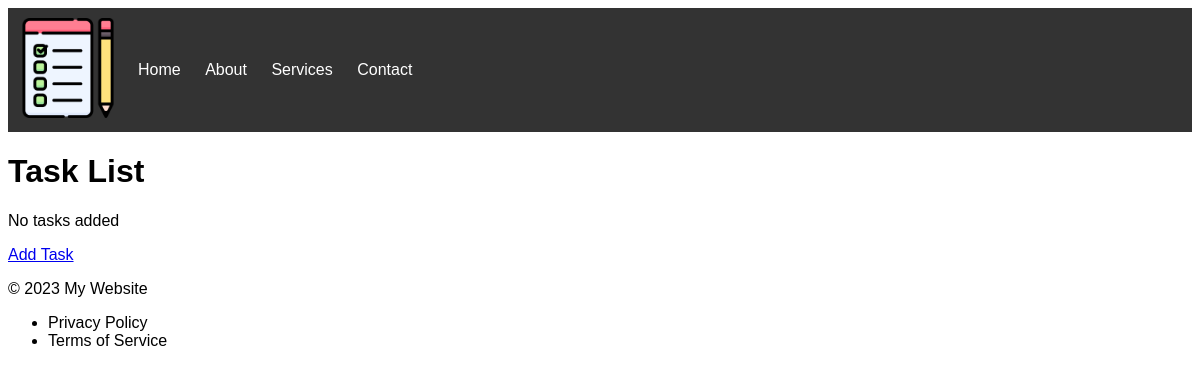
The app's page /, older data.
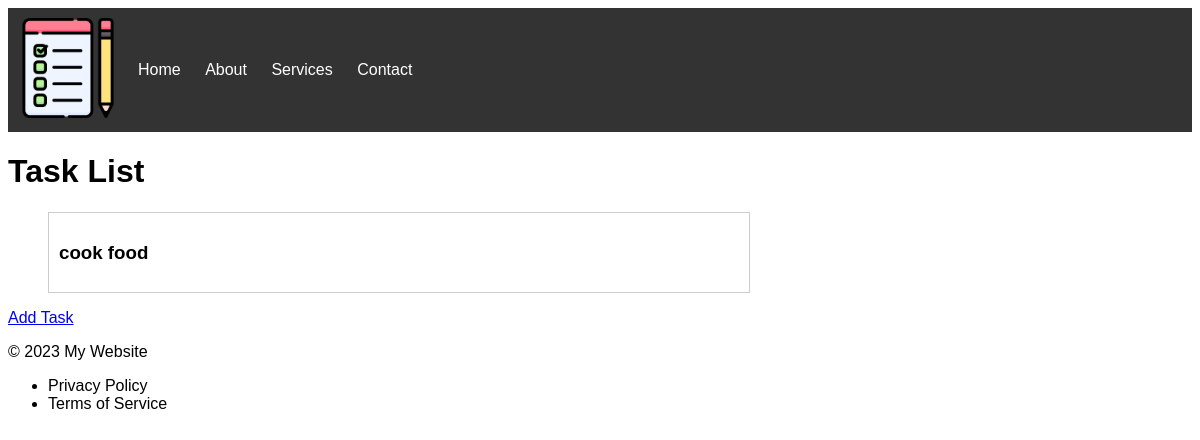
The same page, newer data.
### taskmanager/models.py (models this page shows, shortened)
class Task(models.Model):
    title = models.CharField(max_length=200)
    description = models.TextField(blank=True)
    created_at = models.DateTimeField(auto_now_add=True)

### taskmanager/views.py (the view)
# urls.py: path('', views.task_list, name='task_list'),
def task_list(request):
    tasks = Task.objects.all()
    return render(request, 'task_list.html', {'tasks': tasks})

### taskmanager/templates/task_list.html (shortened to what this page needs)
{% extends 'base.html' %}
{% block content %}
    <h1>Task List</h1>
    <div id="main">
        {% if tasks %}
        <ul>
            {% for task in tasks %}
            <div class="task-item">
                <div class="task-content">
                    <h3>{{ task.title }}</h3>
                </div>
            </div>
            {% endfor %}
        </ul>
        {% else %}
        <p>No tasks added</p>
        {% endif %}
        <a href="{% url 'add_task' %}">Add Task</a>
    </div>
{% endblock %}

Row changes from the older to the newer data that the page shows:
added Task: title "cook food"
Text that changed along with them:
text no longer shown: "No tasks added"
